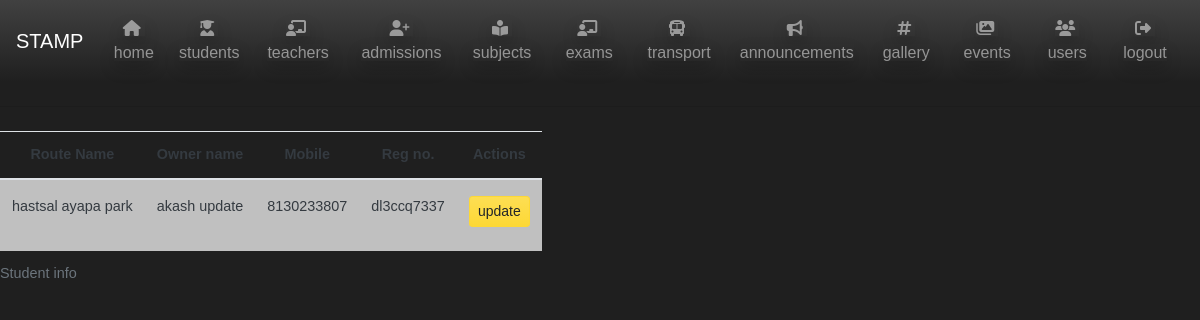
/all-bus (signed in), run on the app's committed database.
### lead/models.py (models this page shows, shortened)
class bus_master(models.Model): #conductor nd driver info to be done
    STATUS_TYPES = (
        ('A', 'Active'),
        ('X', 'Inactive')
    )
    bus_reg_number = models.CharField(max_length=12)
    status = models.CharField(max_length=1, choices=STATUS_TYPES, default='A')
    owner_mobile = models.CharField(max_length=12)
    owner_name = models.CharField(max_length=12)
    bus_Route_start_to_end = models.CharField(max_length=65)

### lead/views.py (the view)
# urls.py: path('all-bus', views.allbusListView.as_view(), name='all-bus'),
class allbusListView(LoginRequiredMixin, ListView):
    model = bus_master
    template_name = 'lead/all-bus.html'
    context_object_name = 'transports'

### lead/templates/lead/all-bus.html (shortened to what this page needs)
{% extends "lead/home.html" %} {% block content %}
<section class="studentlist row">
    <table class="table table-responsive table-hover col-md-12">
        <caption>Student info</caption>
        <thead class="text-center bg-primary text-dark">
            <tr>
                <th scope="col">Route Name</th>
                <th scope="col">Owner name</th>
                <th scope="col">Mobile</th>
                <th scope="col">Reg no.</th>
                <th scope="col">Actions</th>
            </tr>
        </thead>
        <tbody class="text-center table-primary text-lowercase text-justify text-dark">
            {% for bus in transports%}
            <tr>
                <td class="py-3">{{ bus.bus_Route_start_to_end }}</td>
                <td class="py-3">{{ bus.owner_name}} </td>
                <td class="py-3"> {{ bus.owner_mobile }}</td>
                <td class="py-3"> {{ bus.bus_reg_number }}</td>
                <td class="py-3">
                    <a href="{% url 'update-bus' bus.id %}" class="btn btn-sm btn-warning mb-2">Update </a>
                </td>
            </tr>
            {% endfor %}
        </tbody>
</section>
{% endblock content %}

### data on the page
bus_master: bus_Route_start_to_end "hastsal ayapa park", owner_name "akash update", owner_mobile "8130233807", bus_reg_number "dl3ccq7337"
